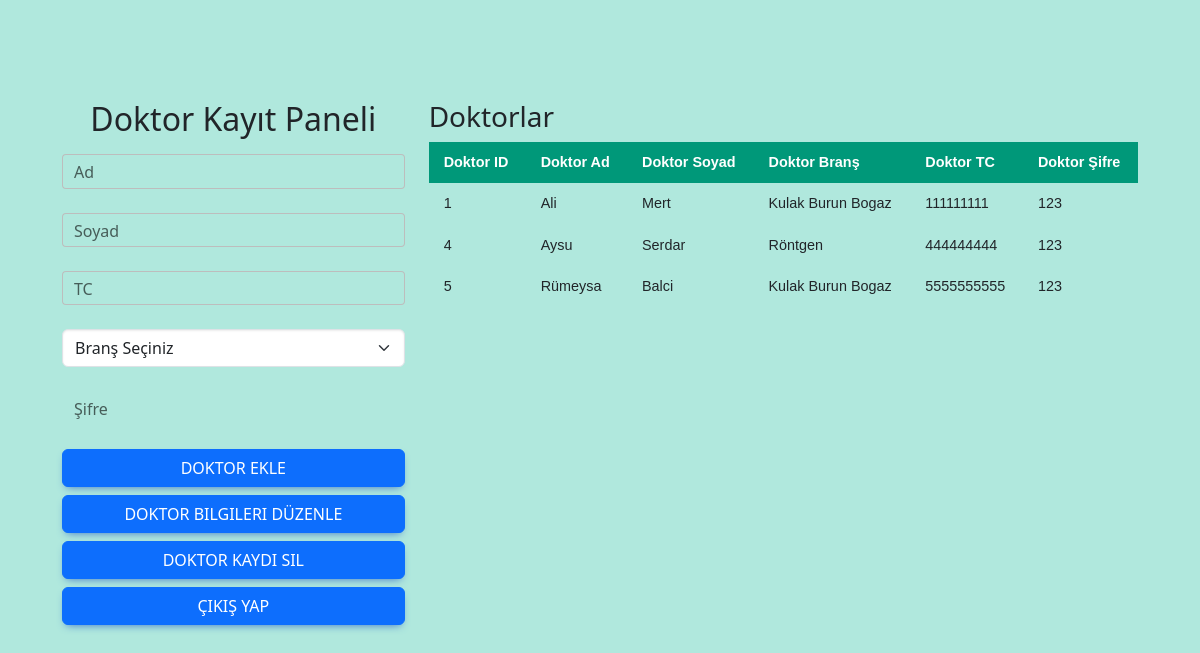
Screenshot of /doktor/ with the database file from the repository.
### appSekreter/models.py (models this page shows, shortened)
class Doktor(models.Model):
    isim = models.CharField(("Doktor Adı"), max_length=50, default='-')
    soyad = models.CharField(("Doktor Soyadı"), max_length=50, default='-')
    password = models.CharField(("Şifre"), max_length=50, default='-')
    doktorBrans = models.ForeignKey(Brans, verbose_name=("Doktor Branş"), on_delete=models.CASCADE, null=True, blank=True)
    doktorTC = models.IntegerField(("Doktor TC"), default=0)
    slug = models.SlugField(("Slug Kategori"), blank=True)

class Brans(models.Model):
    ad = models.CharField(("Branş Ad"), max_length=50)
    slug = models.SlugField(("Slug Kategori"), blank=True)
    def __str__(self):
        return self.ad

### appSekreter/views.py (the view, shortened to what this page needs)
# urls.py: path('doktor/',doktor, name='doktor'),
def doktor(request):
    branslar = Brans.objects.all()
    doktorlar = Doktor.objects.all()
    context = {
       'branslar':branslar,
       'doktorlar':doktorlar,
    }
    return render(request, "sekreter/doktor.html", context)

### appMy/templates/sekreter/doktor.html (shortened to what this page needs)
{% extends 'base.html' %}
{% load static %}
{% block body %}
   <div class="container-fluid p-0 doktorBilgi">
    <div class="row doktorBilgileri">
       <div class="col-4">
        <form method="POST">
            <h2 class="hastagirisisim mb-3">Doktor Kayıt Paneli</h2>
              <div class="form-outline mb-4">
                <input type="text" name="name" id="form2Example1" class="form-control" />
                <label class="form-label" for="form2Example1">Ad</label>
              </div>
              <div class="form-outline mb-4">
                <input type="text" name="surname" id="form2Example1" class="form-control" />
                <label class="form-label" for="form2Example1">Soyad</label>
              </div>
              <div class="form-outline mb-4">
                <input type="text" name="tcno" id="form2Example1" class="form-control" />
                <label class="form-label" for="form2Example1">TC</label>
              </div>
              <div class="form-outline mb-4">
                   <select  class="form-select"  name="bransll" id=""  aria-label="Default select example">
                   <option value="">Branş Seçiniz</option>
                  </select>
              </div>
              <div class="form-outline mb-4">
                <input type="password" name="password" id="form2Example1" class="form-control" />
                <label class="form-label" for="form2Example1">Şifre</label>
              </div>
              <button type="submit" name="button" value="buttonkayit" class="btn btn-primary btn-block mb-2">Doktor Ekle</button>
            </form>
            <button type="submit" class="btn btn-primary btn-block mb-2" style=" display:block; margin:auto;" data-mdb-toggle="modal" data-mdb-target="#exampleModalDoktorBilgi">Doktor Bilgileri Düzenle</button>
            <button type="button" class="btn btn-primary btn-block mb-2"  data-mdb-toggle="modal" data-mdb-target="#exampleModalSil">Doktor Kaydı Sil</button>
          <a href="{% url 'secreterDetay' %}" class="btn btn-primary btn-block mb-2">Çıkış Yap</a>
        </div>
       <div class="col-8">
       <h3>Doktorlar</h3>
                <table class="styled-table">
                    <thead>
                        <tr>
                            <th>Doktor ID</th>
                            <th>Doktor Ad</th>
                            <th>Doktor Soyad</th>
                            <th>Doktor Branş</th>
                            <th>Doktor TC</th>
                            <th>Doktor Şifre</th>
                        </tr>
                    </thead>
                    <tbody>
                          {% for i in doktorlar %}
                          <tr>
                          <td>{{ i.id }}</td>
                          <td>{{ i.isim }}</td>
                          <td>{{ i.soyad }}</td>
                          <td>{{ i.doktorBrans }}</td>
                          <td>{{ i.doktorTC }}</td>
                          <td>{{ i.password }}</td>
                          </tr>
                          {% endfor %}
                    </tbody>
                </table>
       </div>
    </div>
   </div>
{% endblock body %}

### appMy/static/style.css (style rules this page uses)
* { box-sizing: border-box !important; }
.hastagirisisim { display: flex; align-items: center; justify-content: center; }
.styled-table { width: 100%; border-collapse: collapse; font-size: 0.9em; font-family: sans-serif; min-width: 400px; margin-right: 5px !important; }
.styled-table thead tr { background-color: #009879; color: #ffffff; text-align: left; }
.styled-table th, .styled-table td { padding: 10px 15px; }
.doktorBilgi { height: 100vh; overflow: hidden !important; background-color: #b0e8dd; }
.doktorBilgileri { margin-top: 100px !important; margin-left: 50px !important; margin-right: 50px !important; }

### rows the page displays
Doktor: id "1", isim "Ali", soyad "Mert", doktorBrans "Kulak Burun Bogaz", doktorTC "111111111", password "123"
Doktor: id "4", isim "Aysu", soyad "Serdar", doktorBrans "Röntgen", doktorTC "444444444", password "123"
Doktor: id "5", isim "Rümeysa", soyad "Balci", doktorBrans "Kulak Burun Bogaz", doktorTC "5555555555", password "123"
